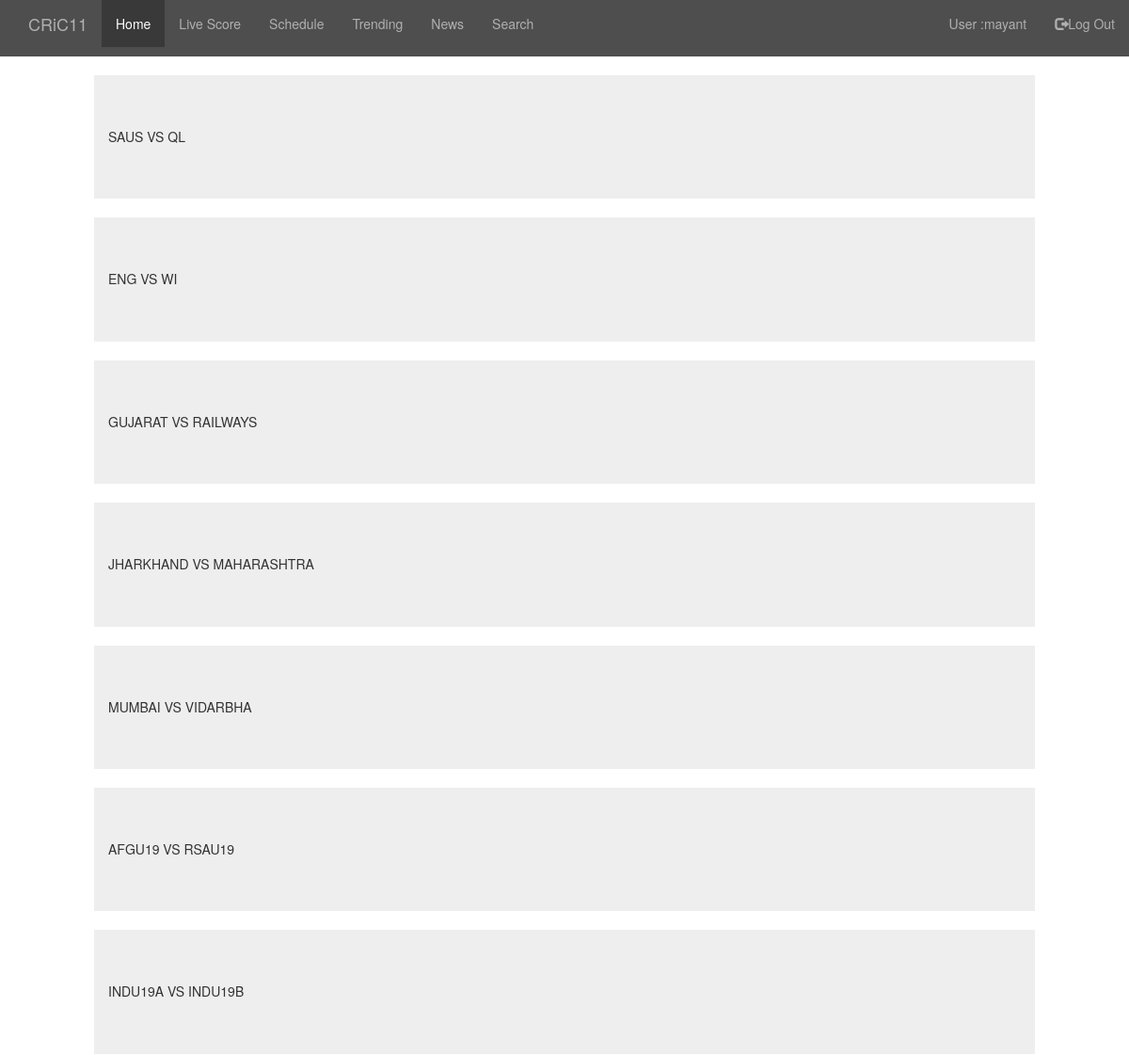
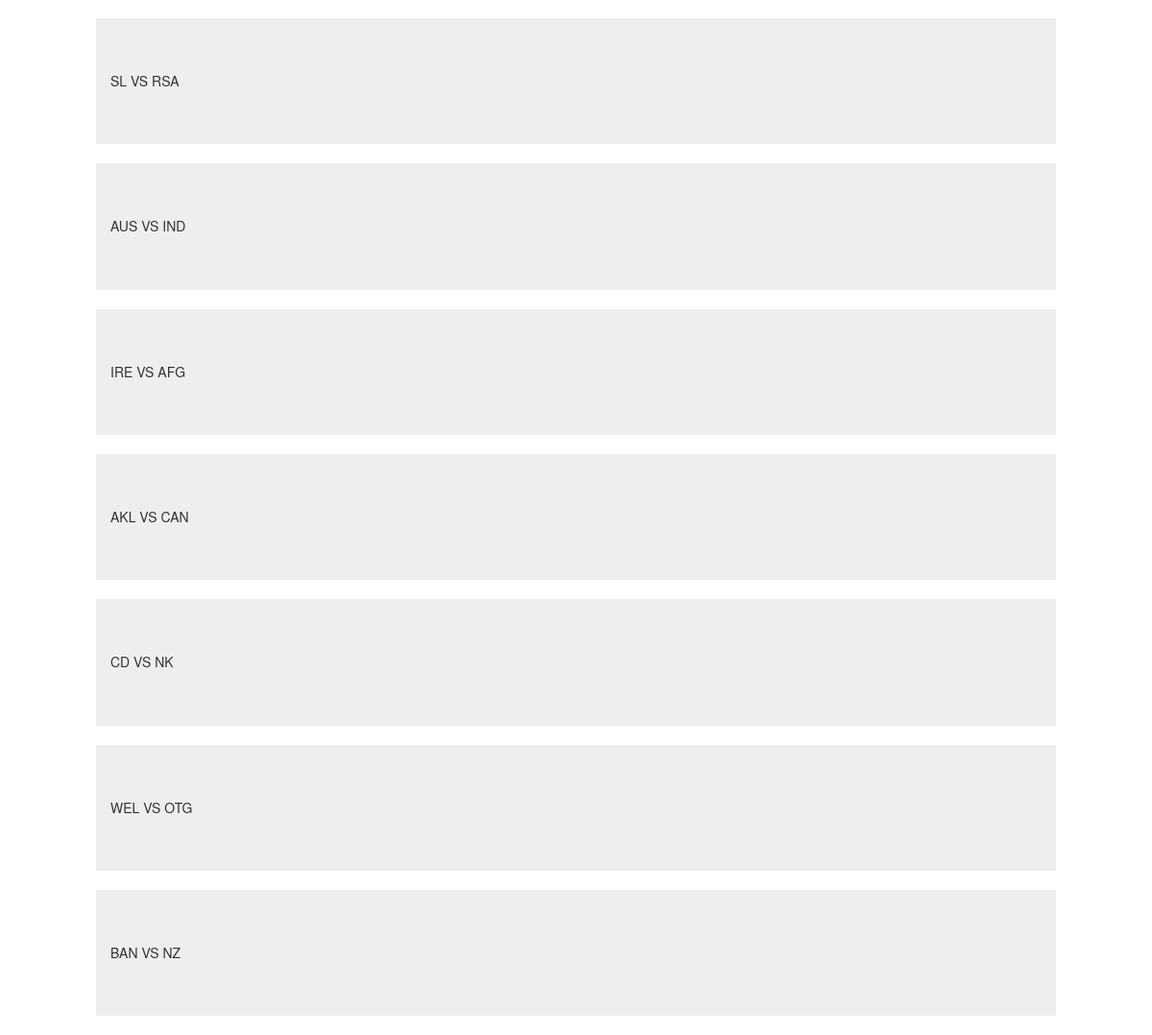
/viewscore/ (signed in), run on the app's committed database (2 pictures, top to bottom).
### CRiC11/models.py (models this page shows, shortened)
class ScoreCard(models.Model):
    id = models.IntegerField('id', primary_key=True)
    batteam = models.CharField("Batting Team", max_length=15, null=True)
    batrun = models.IntegerField('Batting Runs', null=True)
    ballteam = models.CharField("Bowling Team", max_length=15, null=True)
    ballrun = models.IntegerField('Bowling Runs', null=True)
    batwickets = models.IntegerField("Bat Wicket", null=True)
    ballwicket = models.IntegerField('Ball Wicket', null=True)
    batovers = models.FloatField("Bat Overs", null=True)
    ballovers = models.FloatField("Bat Overs", null=True)
    result = models.CharField('Result', null=True, max_length=150)
    mchstate = models.CharField("State", max_length=50, null=True)
    venuename = models.CharField("Venue", max_length=50, null=True)
    date = models.DateField('Date', null=True)

### CRiC11/views.py (the view)
# urls.py: path('viewscore/', views.MoreScore.as_view(), name='more')
class MoreScore(generic.ListView):
    model = ScoreCard
    template_name = 'CRiC11/morescorecard.html'
    context_object_name = 'score'
    def get_queryset(self):
        return ScoreCard.objects.all().order_by('-date')

### template/CRiC11/morescorecard.html
<!DOCTYPE html>
{% extends "base.html" %}
{% block content %}
{% for i in score %}
<div class="jumbotron" style="margin:20px 100px">
    <div class="container">
        <h5>{{ i.batteam }} VS {{ i.ballteam }}</h5>
    </div>
</div>
{% endfor %}
{% endblock %}

### template/base.html (shortened to what this page needs)
<!DOCTYPE html>
<html lang="en">
<head>
  {% load static %}
<link rel="stylesheet" href="https://maxcdn.bootstrapcdn.com/bootstrap/3.4.0/css/bootstrap.min.css">
</head>
<body>
<nav class="navbar-inverse">
  <div class="container-fluid">
    <div class="navbar-header">
      <a class="navbar-brand" href="#">CRiC11</a>
    </div>
    <ul class="nav navbar-nav">
      <li class="active"><a href="{% url 'CRiC11:Home' %}">Home</a></li>
       {% if user.is_authenticated %}
      <li><a href="{% url 'CRiC11:Live' %}">Live Score</a></li>
      <li><a href="{% url 'CRiC11:Schedule' %}">Schedule</a></li>
        <li><a href="https://www.sonyliv.com/listing/all_cricket_sports">Trending</a></li>
        <li><a href="{% url 'CRiC11:news' %}">News</a></li>
      <li><a href="{% url 'CRiC11:Search' %}">Search</a></li>
    </ul>
    <ul class="nav navbar-nav navbar-right">
  <p class="navbar-text">User :{{user.username}}</p>
    <li><a href="{% url 'logout' %}?next={{request.path}}"><span class="glyphicon glyphicon-log-out"></span>Log Out</a> </li>
    {% else %}
    <li><a href="{% url 'CRiC11:Registrations' %}"><span class="glyphicon glyphicon-user"></span>Sign Up</a></li>
    <li><a href="{% url 'login' %}?next={{request.path}}"><span class="glyphicon glyphicon-log-in">LogIn</span></a></li>
    {% endif %}
    </ul>
  </div>
</nav>
{% block content %}
{% endblock %}
</body>
</html>

### data on the page
ScoreCard: batteam "SAUS", ballteam "QL"
ScoreCard: batteam "ENG", ballteam "WI"
ScoreCard: batteam "GUJARAT", ballteam "RAILWAYS"
ScoreCard: batteam "JHARKHAND", ballteam "MAHARASHTRA"
ScoreCard: batteam "MUMBAI", ballteam "VIDARBHA"
ScoreCard: batteam "AFGU19", ballteam "RSAU19"
ScoreCard: batteam "INDU19A", ballteam "INDU19B"
ScoreCard: batteam "SL", ballteam "RSA"
ScoreCard: batteam "AUS", ballteam "IND"
ScoreCard: batteam "IRE", ballteam "AFG"
ScoreCard: batteam "AKL", ballteam "CAN"
ScoreCard: batteam "CD", ballteam "NK"
ScoreCard: batteam "WEL", ballteam "OTG"
ScoreCard: batteam "BAN", ballteam "NZ"

### other printed values
{{ user.username }} "mayant"
